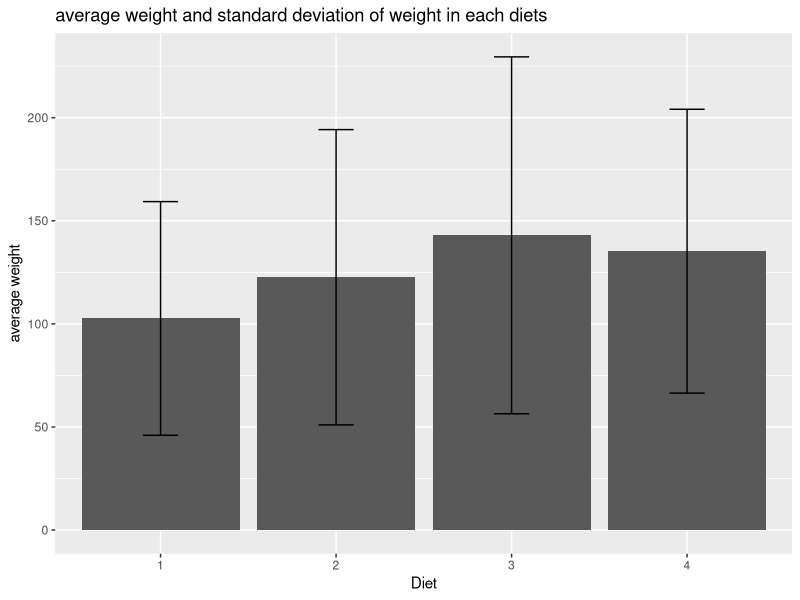
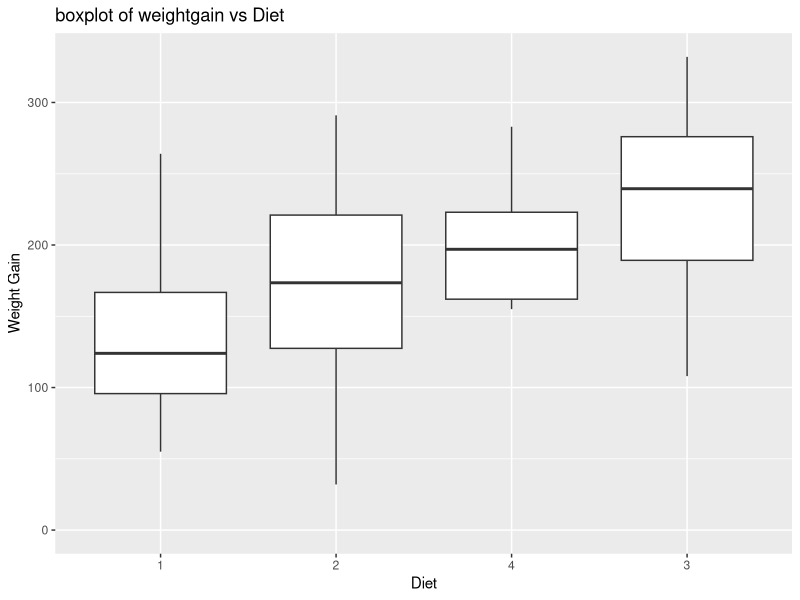
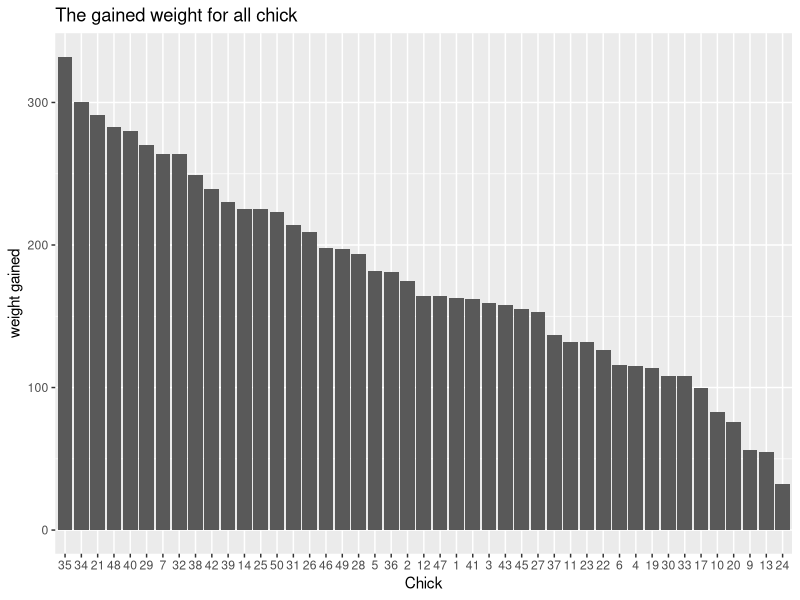
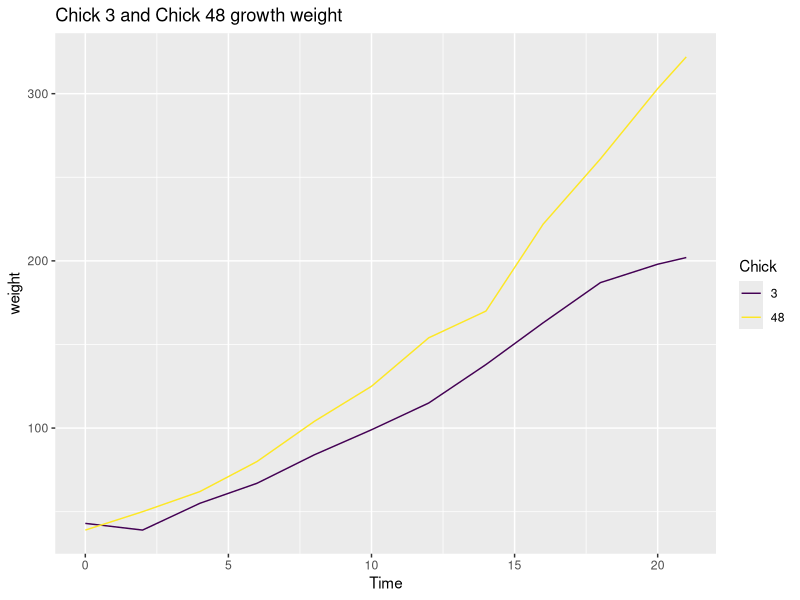
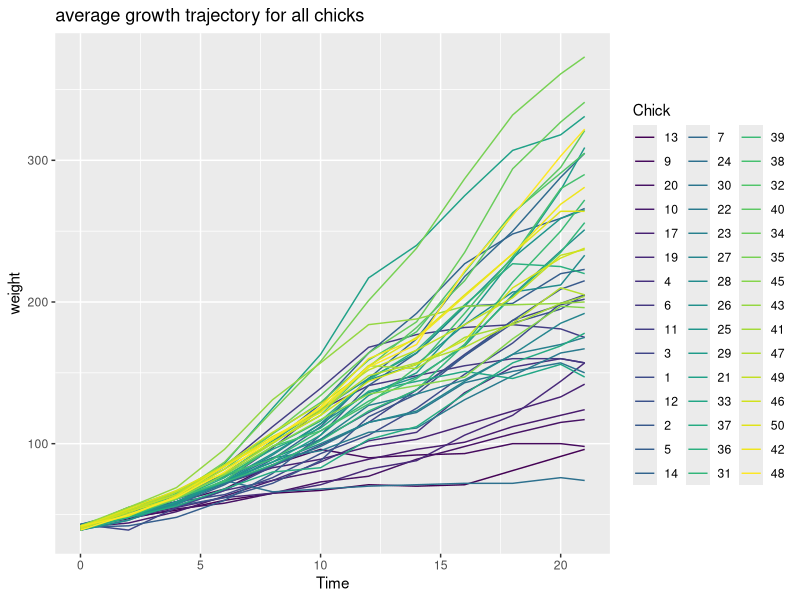
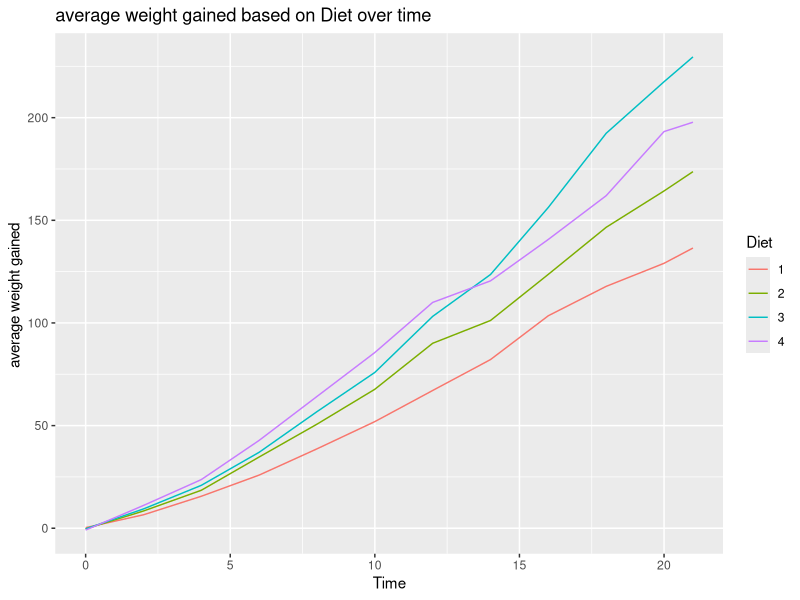

R code for these plots, in order:
## ---- chunk 1
knitr::opts_chunk$set(echo = TRUE)
library(datasets)
library(ggplot2)
library(dplyr)
## ---- chunk 2
weight0<-ChickWeight%>%group_by(Diet)%>%summarize(num_chick=n(),avg_weight=mean(weight),sd_weight=sd(weight))
weight0
ggplot(weight0,aes(x=Diet,y=avg_weight))+geom_bar(stat="identity")+geom_errorbar(aes(ymin=avg_weight-sd_weight,ymax=avg_weight+sd_weight),width=0.2,position = position_dodge(0.9))+ylab("average weight")+ggtitle("average weight and standard deviation of weight in each diets")
## ---- chunk 3

complete<-ChickWeight%>%group_by(Chick) %>% filter(n()==12)
#complete <- helper %>% filter(num ==12)
head(complete,n=3)
## ---- chunk 4
#unique(ChickWeight$Time)
complete<-complete%>%mutate(weightgain=(weight-weight[Time==0]))
head(complete,n=3)

## ---- chunk 5
helper<-complete%>%filter(Time==21)
#helper
ggplot(helper,aes(x=reorder(Diet,weightgain,FUN=median),y=weightgain))+geom_boxplot()+xlab("Diet")+ylab("Weight Gain")+expand_limits(y=0)+ggtitle("boxplot of weightgain vs Diet")
## ---- chunk 6
helper<-helper%>%arrange(desc(weightgain))
#helper
gainedMost<-head(helper,n=1)
gainedMost
gainedLeast<-tail(helper,n=1)
gainedLeast

ggplot(helper,aes(x=reorder(Chick,-weightgain),y=weightgain))+geom_bar(stat = "identity")+ggtitle("The gained weight for all chick")+xlab("Chick")+ylab("weight gained")
## ---- chunk 7
weight_at0<-complete%>%filter(Time==0)%>%arrange(desc(weight))
head(weight_at0,n=1)
tail(weight_at0,n=1)

leastandmost<-complete%>%filter(Chick==3|Chick==48)%>%arrange(Time)
#leastandmost
ggplot(leastandmost,aes(x=Time,y=weight,group=Chick))+geom_line(aes(color=Chick))+ggtitle("Chick 3 and Chick 48 growth weight")
## ---- chunk 8
allChick<-complete%>%arrange(Time)
ggplot(allChick,aes(x=Time,y=weight,group=Chick))+geom_line(aes(color=Chick))+ggtitle("average growth trajectory for all chicks")
## ---- chunk 9

diet<-ChickWeight%>%mutate(weightgain=(weight-weight[Time==0]))%>%group_by(Time,Diet)%>%summarise(avg=mean(weightgain))

ggplot(diet,aes(x=Time,y=avg,group=Diet))+geom_line(aes(color=Diet))+ylab("average weight gained ")+xlab("Time")+ggtitle("average weight gained based on Diet over time")
